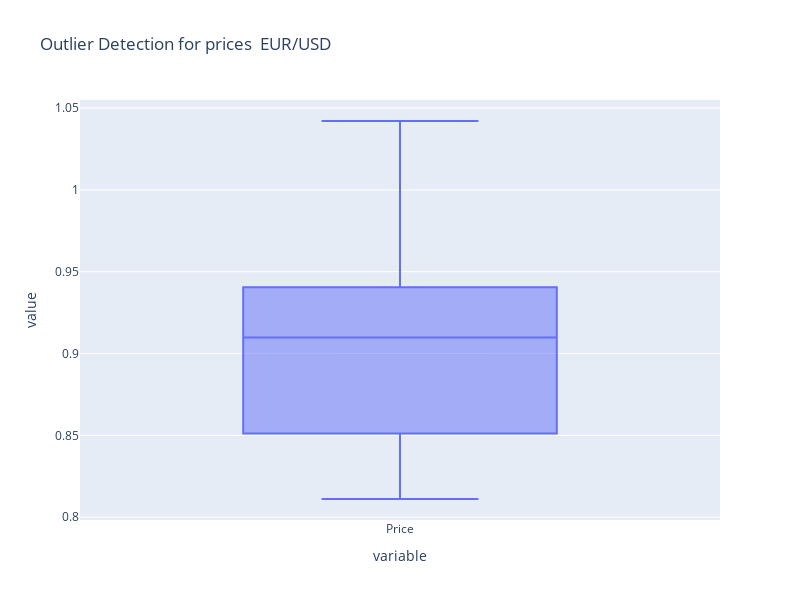

The cell this chart's notebook holds for it:
### Code cell
import plotly.express as px
import numpy as np


# Create a box plot with Plotly
fig = px.box(data['Price'], title='Outlier Detection for prices  EUR/USD ')

fig.update_layout(
    autosize=False,
    width=800,
    height=600,)
# Show the plot
fig.show()

### Figure 1 — Plotly figure (JSON) as saved in the notebook; plotly's stock layout.template omitted (floating-point values rounded to 4 significant figures; data arrays with more than 128 entries replaced by an {"elided": "..."} marker saying what was removed)
{"data": [{"alignmentgroup": "True", "hovertemplate": "variable=%{x}<br>value=%{y}<extra></extra>", "legendgroup": "", "marker": {"color": "#636efa"}, "name": "", "notched": false, "offsetgroup": "", "orientation": "v", "showlegend": false, "type": "box", "x": {"elided": "693 str values"}, "x0": " ", "xaxis": "x", "y": {"elided": "693 float values"}, "y0": " ", "yaxis": "y"}], "layout": {"autosize": false, "boxmode": "group", "height": 600, "legend": {"tracegroupgap": 0}, "title": {"text": "Outlier Detection for prices  EUR/USD "}, "width": 800, "xaxis": {"anchor": "y", "domain": [0, 1], "title": {"text": "variable"}}, "yaxis": {"anchor": "x", "domain": [0, 1], "title": {"text": "value"}}}}
